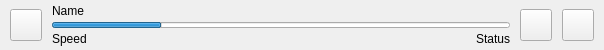
<?xml version="1.0" encoding="UTF-8"?>
<ui version="4.0">
 <class>XLWindowProgressItem</class>
 <widget class="QWidget" name="XLWindowProgressItem">
  <property name="geometry">
   <rect>
    <x>0</x>
    <y>0</y>
    <width>604</width>
    <height>50</height>
   </rect>
  </property>
  <property name="minimumSize">
   <size>
    <width>0</width>
    <height>50</height>
   </size>
  </property>
  <property name="maximumSize">
   <size>
    <width>16777215</width>
    <height>50</height>
   </size>
  </property>
  <property name="windowTitle">
   <string>XLWindowProgressItem</string>
  </property>
  <layout class="QHBoxLayout" name="horizontalLayout">
   <property name="spacing">
    <number>10</number>
   </property>
   <property name="leftMargin">
    <number>10</number>
   </property>
   <property name="topMargin">
    <number>0</number>
   </property>
   <property name="rightMargin">
    <number>10</number>
   </property>
   <property name="bottomMargin">
    <number>0</number>
   </property>
   <item>
    <widget class="QPushButton" name="Button_Icon">
     <property name="minimumSize">
      <size>
       <width>32</width>
       <height>32</height>
      </size>
     </property>
     <property name="maximumSize">
      <size>
       <width>32</width>
       <height>32</height>
      </size>
     </property>
     <property name="text">
      <string/>
     </property>
    </widget>
   </item>
   <item>
    <widget class="QWidget" name="Widget_Task" native="true">
     <layout class="QVBoxLayout" name="verticalLayout">
      <property name="spacing">
       <number>0</number>
      </property>
      <property name="leftMargin">
       <number>0</number>
      </property>
      <property name="topMargin">
       <number>0</number>
      </property>
      <property name="rightMargin">
       <number>0</number>
      </property>
      <property name="bottomMargin">
       <number>0</number>
      </property>
      <item>
       <widget class="QLabel" name="Label_Task_Name">
        <property name="text">
         <string>Name</string>
        </property>
       </widget>
      </item>
      <item>
       <widget class="QProgressBar" name="Bar_Task_Progress">
        <property name="minimumSize">
         <size>
          <width>0</width>
          <height>6</height>
         </size>
        </property>
        <property name="maximumSize">
         <size>
          <width>16777215</width>
          <height>6</height>
         </size>
        </property>
        <property name="value">
         <number>24</number>
        </property>
        <property name="textVisible">
         <bool>false</bool>
        </property>
       </widget>
      </item>
      <item>
       <widget class="QWidget" name="Widget_Info" native="true">
        <layout class="QHBoxLayout" name="horizontalLayout_2">
         <property name="spacing">
          <number>0</number>
         </property>
         <property name="leftMargin">
          <number>0</number>
         </property>
         <property name="topMargin">
          <number>0</number>
         </property>
         <property name="rightMargin">
          <number>0</number>
         </property>
         <property name="bottomMargin">
          <number>0</number>
         </property>
         <item>
          <widget class="QLabel" name="Label_Task_Speed">
           <property name="text">
            <string>Speed</string>
           </property>
          </widget>
         </item>
         <item>
          <widget class="QLabel" name="Label_Task_Status">
           <property name="text">
            <string>Status</string>
           </property>
           <property name="alignment">
            <set>Qt::AlignRight|Qt::AlignTrailing|Qt::AlignVCenter</set>
           </property>
          </widget>
         </item>
        </layout>
       </widget>
      </item>
     </layout>
    </widget>
   </item>
   <item>
    <widget class="QPushButton" name="Button_Start">
     <property name="minimumSize">
      <size>
       <width>32</width>
       <height>32</height>
      </size>
     </property>
     <property name="maximumSize">
      <size>
       <width>32</width>
       <height>32</height>
      </size>
     </property>
     <property name="text">
      <string/>
     </property>
    </widget>
   </item>
   <item>
    <widget class="QPushButton" name="Button_Stop">
     <property name="minimumSize">
      <size>
       <width>32</width>
       <height>32</height>
      </size>
     </property>
     <property name="maximumSize">
      <size>
       <width>32</width>
       <height>32</height>
      </size>
     </property>
     <property name="text">
      <string/>
     </property>
    </widget>
   </item>
  </layout>
 </widget>
 <resources/>
 <connections/>
</ui>
